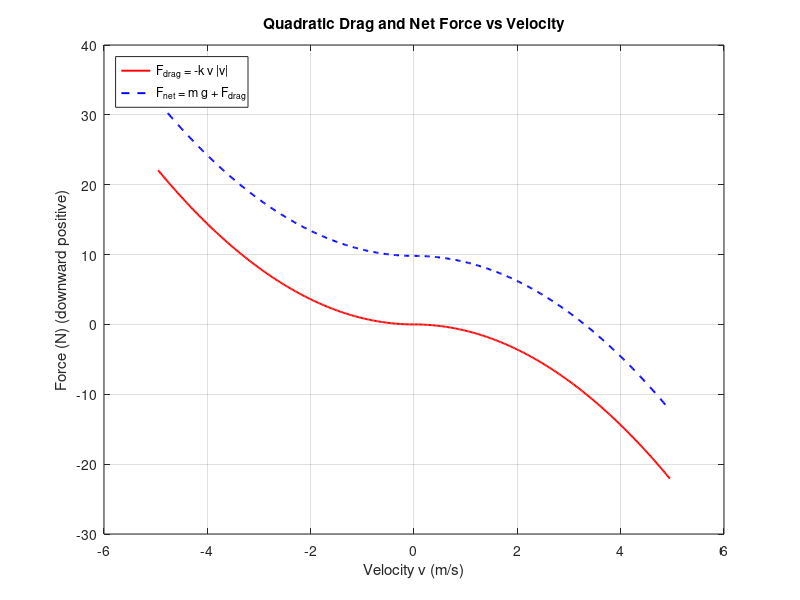
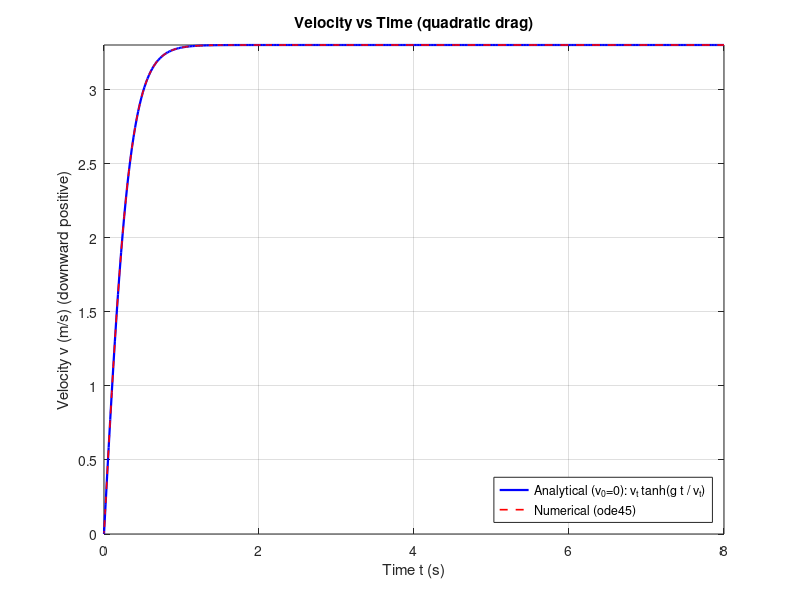

Write MATLAB code to recreate these figures, in order.
clear;

m = 1.0;        % mass (kg)
g = 9.81;       % gravity (m/s^2) (downward positive)
k = 0.9;        % quadratic drag coeff (kg/m)
v0 = 0;         % initial velocity (m/s), positive = downward

% Terminal velocity (downward positive)
v_t = sqrt(m * g / k);

% Velocity range for force plots (include a bit negative for upward)
v = linspace(-1.5*v_t, 1.5*v_t, 400);

% Forces (downward positive): gravity positive, drag opposes motion
F_g = m * g;
F_drag = -k .* v .* abs(v);      % negative when v>0 (upward when v<0)
F_net = F_g + F_drag;

% Analytical v(t) for start from rest (v0 == 0)
t = linspace(0, 8, 400);
v_analytical = v_t .* tanh((g ./ v_t) .* t);

% Numerical integration for general v0 using ode45: dv/dt = g - (k/m) v|v|
odefun = @(t,v) g - (k/m) * v .* abs(v);
tspan = [0 8];
opts = odeset('RelTol',1e-8,'AbsTol',1e-10);
[tt, vv] = ode45(odefun, tspan, v0, opts);

%Plot: Forces vs velocity
figure();
plot(v, F_drag, 'r-', 'LineWidth',1.4); hold on
plot(v, F_net,  'b--', 'LineWidth',1.4);
xlabel('Velocity v (m/s)');
ylabel('Force (N) (downward positive)');
title('Quadratic Drag and Net Force vs Velocity');
legend('F_{drag} = -k v |v|','F_{net} = m g + F_{drag}','Location','northwest');

grid on;

% Plot: Velocity vs time
figure();
plot(t, v_analytical, 'b-', 'LineWidth',1.6); hold on
plot(tt, vv, 'r--', 'LineWidth',1.2);
xlabel('Time t (s)');
ylabel('Velocity v (m/s) (downward positive)');
title('Velocity vs Time (quadratic drag)');
legend('Analytical (v_0=0): v_t tanh(g t / v_t)','Numerical (ode45)','Location','southeast');
grid on; axis tight;
